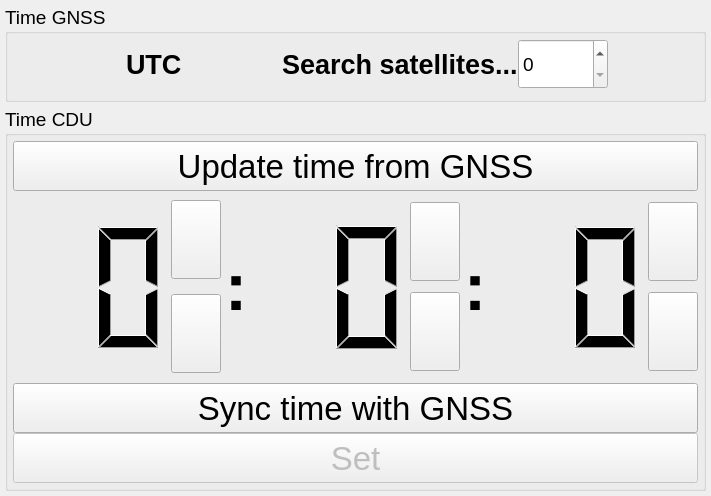
<?xml version="1.0" encoding="UTF-8"?>
<ui version="4.0">
 <class>SetTime</class>
 <widget class="QWidget" name="SetTime">
  <property name="geometry">
   <rect>
    <x>0</x>
    <y>0</y>
    <width>711</width>
    <height>496</height>
   </rect>
  </property>
  <property name="windowTitle">
   <string>Setting the time</string>
  </property>
  <layout class="QVBoxLayout" name="verticalLayout_5">
   <property name="spacing">
    <number>5</number>
   </property>
   <property name="leftMargin">
    <number>5</number>
   </property>
   <property name="topMargin">
    <number>5</number>
   </property>
   <property name="rightMargin">
    <number>5</number>
   </property>
   <property name="bottomMargin">
    <number>5</number>
   </property>
   <item>
    <widget class="QGroupBox" name="groupBox">
     <property name="font">
      <font>
       <pointsize>14</pointsize>
      </font>
     </property>
     <property name="title">
      <string>Time GNSS</string>
     </property>
     <layout class="QHBoxLayout" name="horizontalLayout_6">
      <property name="spacing">
       <number>0</number>
      </property>
      <property name="leftMargin">
       <number>5</number>
      </property>
      <property name="topMargin">
       <number>5</number>
      </property>
      <property name="rightMargin">
       <number>5</number>
      </property>
      <property name="bottomMargin">
       <number>10</number>
      </property>
      <item>
       <layout class="QHBoxLayout" name="horizontalLayout_3">
        <property name="bottomMargin">
         <number>0</number>
        </property>
        <item>
         <layout class="QHBoxLayout" name="horizontalLayout">
          <property name="spacing">
           <number>3</number>
          </property>
          <item>
           <widget class="QLabel" name="satelitteClockLabel">
            <property name="minimumSize">
             <size>
              <width>110</width>
              <height>0</height>
             </size>
            </property>
            <property name="font">
             <font>
              <pointsize>20</pointsize>
              <weight>75</weight>
              <bold>true</bold>
             </font>
            </property>
            <property name="text">
             <string/>
            </property>
           </widget>
          </item>
          <item>
           <widget class="QLabel" name="utcLabel">
            <property name="font">
             <font>
              <pointsize>20</pointsize>
              <weight>75</weight>
              <bold>true</bold>
             </font>
            </property>
            <property name="text">
             <string>UTC </string>
            </property>
           </widget>
          </item>
          <item>
           <widget class="QLabel" name="offsetLabel">
            <property name="minimumSize">
             <size>
              <width>50</width>
              <height>0</height>
             </size>
            </property>
            <property name="font">
             <font>
              <pointsize>20</pointsize>
              <weight>75</weight>
              <bold>true</bold>
             </font>
            </property>
            <property name="text">
             <string/>
            </property>
           </widget>
          </item>
          <item>
           <spacer name="horizontalSpacer">
            <property name="orientation">
             <enum>Qt::Horizontal</enum>
            </property>
            <property name="sizeType">
             <enum>QSizePolicy::MinimumExpanding</enum>
            </property>
            <property name="sizeHint" stdset="0">
             <size>
              <width>40</width>
              <height>20</height>
             </size>
            </property>
           </spacer>
          </item>
         </layout>
        </item>
        <item>
         <layout class="QHBoxLayout" name="horizontalLayout_2">
          <item>
           <widget class="QLabel" name="searchSatelliteLabel">
            <property name="sizePolicy">
             <sizepolicy hsizetype="MinimumExpanding" vsizetype="Preferred">
              <horstretch>0</horstretch>
              <verstretch>0</verstretch>
             </sizepolicy>
            </property>
            <property name="font">
             <font>
              <pointsize>20</pointsize>
              <weight>75</weight>
              <bold>true</bold>
             </font>
            </property>
            <property name="text">
             <string>Search satellites...</string>
            </property>
           </widget>
          </item>
         </layout>
        </item>
        <item>
         <layout class="QHBoxLayout" name="horizontalLayout_4">
          <item>
           <widget class="SpinBoxNumber" name="offsetSpinBox">
            <property name="sizePolicy">
             <sizepolicy hsizetype="Expanding" vsizetype="Preferred">
              <horstretch>0</horstretch>
              <verstretch>0</verstretch>
             </sizepolicy>
            </property>
            <property name="minimumSize">
             <size>
              <width>60</width>
              <height>50</height>
             </size>
            </property>
            <property name="maximumSize">
             <size>
              <width>16777215</width>
              <height>50</height>
             </size>
            </property>
           </widget>
          </item>
         </layout>
        </item>
        <item>
         <spacer name="horizontalSpacer_2">
          <property name="orientation">
           <enum>Qt::Horizontal</enum>
          </property>
          <property name="sizeType">
           <enum>QSizePolicy::MinimumExpanding</enum>
          </property>
          <property name="sizeHint" stdset="0">
           <size>
            <width>40</width>
            <height>20</height>
           </size>
          </property>
         </spacer>
        </item>
       </layout>
      </item>
     </layout>
    </widget>
   </item>
   <item>
    <widget class="QGroupBox" name="groupBox_2">
     <property name="font">
      <font>
       <pointsize>14</pointsize>
      </font>
     </property>
     <property name="title">
      <string>Time CDU</string>
     </property>
     <layout class="QVBoxLayout" name="verticalLayout">
      <property name="spacing">
       <number>0</number>
      </property>
      <property name="leftMargin">
       <number>5</number>
      </property>
      <property name="topMargin">
       <number>5</number>
      </property>
      <property name="rightMargin">
       <number>5</number>
      </property>
      <property name="bottomMargin">
       <number>5</number>
      </property>
      <item>
       <widget class="QPushButton" name="updateWithAutoTimeZoneButton">
        <property name="sizePolicy">
         <sizepolicy hsizetype="MinimumExpanding" vsizetype="Minimum">
          <horstretch>0</horstretch>
          <verstretch>0</verstretch>
         </sizepolicy>
        </property>
        <property name="minimumSize">
         <size>
          <width>0</width>
          <height>50</height>
         </size>
        </property>
        <property name="font">
         <font>
          <pointsize>25</pointsize>
         </font>
        </property>
        <property name="focusPolicy">
         <enum>Qt::NoFocus</enum>
        </property>
        <property name="text">
         <string>Update time from GNSS</string>
        </property>
       </widget>
      </item>
      <item>
       <layout class="QHBoxLayout" name="setClockLayout">
        <item>
         <widget class="QLCDNumber" name="setClockHoursLcdNumber">
          <property name="sizePolicy">
           <sizepolicy hsizetype="Minimum" vsizetype="Expanding">
            <horstretch>0</horstretch>
            <verstretch>0</verstretch>
           </sizepolicy>
          </property>
          <property name="minimumSize">
           <size>
            <width>0</width>
            <height>150</height>
           </size>
          </property>
          <property name="font">
           <font>
            <pointsize>9</pointsize>
           </font>
          </property>
          <property name="frameShape">
           <enum>QFrame::NoFrame</enum>
          </property>
          <property name="smallDecimalPoint">
           <bool>false</bool>
          </property>
          <property name="digitCount">
           <number>2</number>
          </property>
          <property name="segmentStyle">
           <enum>QLCDNumber::Filled</enum>
          </property>
         </widget>
        </item>
        <item>
         <layout class="QVBoxLayout" name="verticalLayout_2">
          <property name="spacing">
           <number>6</number>
          </property>
          <item>
           <widget class="QPushButton" name="setHoursUpPushButton">
            <property name="sizePolicy">
             <sizepolicy hsizetype="Minimum" vsizetype="Expanding">
              <horstretch>0</horstretch>
              <verstretch>0</verstretch>
             </sizepolicy>
            </property>
            <property name="minimumSize">
             <size>
              <width>50</width>
              <height>79</height>
             </size>
            </property>
            <property name="maximumSize">
             <size>
              <width>50</width>
              <height>79</height>
             </size>
            </property>
            <property name="font">
             <font>
              <pointsize>32</pointsize>
             </font>
            </property>
            <property name="focusPolicy">
             <enum>Qt::NoFocus</enum>
            </property>
            <property name="text">
             <string/>
            </property>
            <property name="icon">
             <iconset resource="../resources/resources.qrc">
              <normaloff>:/arrow_up_black_33x22.png</normaloff>:/arrow_up_black_33x22.png</iconset>
            </property>
            <property name="iconSize">
             <size>
              <width>24</width>
              <height>24</height>
             </size>
            </property>
            <property name="autoRepeat">
             <bool>true</bool>
            </property>
           </widget>
          </item>
          <item>
           <widget class="QPushButton" name="setHoursDownPushButton">
            <property name="sizePolicy">
             <sizepolicy hsizetype="Minimum" vsizetype="Expanding">
              <horstretch>0</horstretch>
              <verstretch>0</verstretch>
             </sizepolicy>
            </property>
            <property name="minimumSize">
             <size>
              <width>50</width>
              <height>79</height>
             </size>
            </property>
            <property name="maximumSize">
             <size>
              <width>50</width>
              <height>79</height>
             </size>
            </property>
            <property name="font">
             <font>
              <pointsize>32</pointsize>
             </font>
            </property>
            <property name="focusPolicy">
             <enum>Qt::NoFocus</enum>
            </property>
            <property name="text">
             <string/>
            </property>
            <property name="icon">
             <iconset resource="../resources/resources.qrc">
              <normaloff>:/arrow_down_black_33x22.png</normaloff>:/arrow_down_black_33x22.png</iconset>
            </property>
            <property name="iconSize">
             <size>
              <width>24</width>
              <height>24</height>
             </size>
            </property>
            <property name="autoRepeat">
             <bool>true</bool>
            </property>
           </widget>
          </item>
         </layout>
        </item>
        <item>
         <widget class="QLabel" name="doubleDotsLabel1">
          <property name="maximumSize">
           <size>
            <width>30</width>
            <height>16777215</height>
           </size>
          </property>
          <property name="font">
           <font>
            <pointsize>50</pointsize>
            <weight>75</weight>
            <bold>true</bold>
            <strikeout>false</strikeout>
            <stylestrategy>PreferAntialias</stylestrategy>
           </font>
          </property>
          <property name="text">
           <string>:</string>
          </property>
          <property name="alignment">
           <set>Qt::AlignCenter</set>
          </property>
         </widget>
        </item>
        <item>
         <widget class="QLCDNumber" name="setClockMinutesLcdNumber">
          <property name="sizePolicy">
           <sizepolicy hsizetype="Minimum" vsizetype="Expanding">
            <horstretch>0</horstretch>
            <verstretch>0</verstretch>
           </sizepolicy>
          </property>
          <property name="frameShape">
           <enum>QFrame::NoFrame</enum>
          </property>
          <property name="digitCount">
           <number>2</number>
          </property>
         </widget>
        </item>
        <item>
         <layout class="QVBoxLayout" name="verticalLayout_3">
          <item>
           <widget class="QPushButton" name="setMinutesUpPushButton">
            <property name="sizePolicy">
             <sizepolicy hsizetype="Minimum" vsizetype="Expanding">
              <horstretch>0</horstretch>
              <verstretch>0</verstretch>
             </sizepolicy>
            </property>
            <property name="minimumSize">
             <size>
              <width>50</width>
              <height>79</height>
             </size>
            </property>
            <property name="maximumSize">
             <size>
              <width>50</width>
              <height>79</height>
             </size>
            </property>
            <property name="font">
             <font>
              <pointsize>32</pointsize>
             </font>
            </property>
            <property name="focusPolicy">
             <enum>Qt::NoFocus</enum>
            </property>
            <property name="text">
             <string/>
            </property>
            <property name="icon">
             <iconset resource="../resources/resources.qrc">
              <normaloff>:/arrow_up_black_33x22.png</normaloff>:/arrow_up_black_33x22.png</iconset>
            </property>
            <property name="iconSize">
             <size>
              <width>24</width>
              <height>24</height>
             </size>
            </property>
            <property name="autoRepeat">
             <bool>true</bool>
            </property>
           </widget>
          </item>
          <item>
           <widget class="QPushButton" name="setMinutesDownPushButton">
            <property name="sizePolicy">
             <sizepolicy hsizetype="Minimum" vsizetype="Expanding">
              <horstretch>0</horstretch>
              <verstretch>0</verstretch>
             </sizepolicy>
            </property>
            <property name="minimumSize">
             <size>
              <width>50</width>
              <height>79</height>
             </size>
            </property>
            <property name="maximumSize">
             <size>
              <width>50</width>
              <height>79</height>
             </size>
            </property>
            <property name="font">
             <font>
              <pointsize>32</pointsize>
             </font>
            </property>
            <property name="focusPolicy">
             <enum>Qt::NoFocus</enum>
            </property>
            <property name="text">
             <string/>
            </property>
            <property name="icon">
             <iconset resource="../resources/resources.qrc">
              <normaloff>:/arrow_down_black_33x22.png</normaloff>:/arrow_down_black_33x22.png</iconset>
            </property>
            <property name="iconSize">
             <size>
              <width>24</width>
              <height>24</height>
             </size>
            </property>
            <property name="autoRepeat">
             <bool>true</bool>
            </property>
           </widget>
          </item>
         </layout>
        </item>
        <item>
         <widget class="QLabel" name="doubleDotsLabel2">
          <property name="maximumSize">
           <size>
            <width>30</width>
            <height>16777215</height>
           </size>
          </property>
          <property name="font">
           <font>
            <pointsize>50</pointsize>
            <weight>75</weight>
            <bold>true</bold>
            <strikeout>false</strikeout>
            <stylestrategy>PreferAntialias</stylestrategy>
           </font>
          </property>
          <property name="text">
           <string>:</string>
          </property>
          <property name="alignment">
           <set>Qt::AlignCenter</set>
          </property>
         </widget>
        </item>
        <item>
         <widget class="QLCDNumber" name="setClockSecondsLcdNumber">
          <property name="sizePolicy">
           <sizepolicy hsizetype="Minimum" vsizetype="Expanding">
            <horstretch>0</horstretch>
            <verstretch>0</verstretch>
           </sizepolicy>
          </property>
          <property name="frameShape">
           <enum>QFrame::NoFrame</enum>
          </property>
          <property name="digitCount">
           <number>2</number>
          </property>
         </widget>
        </item>
        <item>
         <layout class="QVBoxLayout" name="verticalLayout_4">
          <item>
           <widget class="QPushButton" name="setSecondsUpPushButton">
            <property name="sizePolicy">
             <sizepolicy hsizetype="Minimum" vsizetype="Expanding">
              <horstretch>0</horstretch>
              <verstretch>0</verstretch>
             </sizepolicy>
            </property>
            <property name="minimumSize">
             <size>
              <width>50</width>
              <height>79</height>
             </size>
            </property>
            <property name="maximumSize">
             <size>
              <width>50</width>
              <height>79</height>
             </size>
            </property>
            <property name="font">
             <font>
              <pointsize>32</pointsize>
             </font>
            </property>
            <property name="focusPolicy">
             <enum>Qt::NoFocus</enum>
            </property>
            <property name="text">
             <string/>
            </property>
            <property name="icon">
             <iconset resource="../resources/resources.qrc">
              <normaloff>:/arrow_up_black_33x22.png</normaloff>:/arrow_up_black_33x22.png</iconset>
            </property>
            <property name="iconSize">
             <size>
              <width>24</width>
              <height>24</height>
             </size>
            </property>
            <property name="autoRepeat">
             <bool>true</bool>
            </property>
           </widget>
          </item>
          <item>
           <widget class="QPushButton" name="setSecondsDownPushButton">
            <property name="sizePolicy">
             <sizepolicy hsizetype="Minimum" vsizetype="Expanding">
              <horstretch>0</horstretch>
              <verstretch>0</verstretch>
             </sizepolicy>
            </property>
            <property name="minimumSize">
             <size>
              <width>50</width>
              <height>79</height>
             </size>
            </property>
            <property name="maximumSize">
             <size>
              <width>50</width>
              <height>79</height>
             </size>
            </property>
            <property name="font">
             <font>
              <pointsize>32</pointsize>
             </font>
            </property>
            <property name="focusPolicy">
             <enum>Qt::NoFocus</enum>
            </property>
            <property name="text">
             <string/>
            </property>
            <property name="icon">
             <iconset resource="../resources/resources.qrc">
              <normaloff>:/arrow_down_black_33x22.png</normaloff>:/arrow_down_black_33x22.png</iconset>
            </property>
            <property name="iconSize">
             <size>
              <width>24</width>
              <height>24</height>
             </size>
            </property>
            <property name="autoRepeat">
             <bool>true</bool>
            </property>
           </widget>
          </item>
         </layout>
        </item>
       </layout>
      </item>
      <item>
       <widget class="QPushButton" name="updateWithManualTimeZoneButton">
        <property name="minimumSize">
         <size>
          <width>0</width>
          <height>50</height>
         </size>
        </property>
        <property name="font">
         <font>
          <pointsize>25</pointsize>
         </font>
        </property>
        <property name="focusPolicy">
         <enum>Qt::NoFocus</enum>
        </property>
        <property name="text">
         <string>Sync time with GNSS</string>
        </property>
       </widget>
      </item>
      <item>
       <widget class="QPushButton" name="okButton">
        <property name="enabled">
         <bool>false</bool>
        </property>
        <property name="minimumSize">
         <size>
          <width>0</width>
          <height>50</height>
         </size>
        </property>
        <property name="font">
         <font>
          <pointsize>25</pointsize>
         </font>
        </property>
        <property name="focusPolicy">
         <enum>Qt::NoFocus</enum>
        </property>
        <property name="text">
         <string>Set</string>
        </property>
       </widget>
      </item>
     </layout>
    </widget>
   </item>
  </layout>
 </widget>
 <customwidgets>
  <customwidget>
   <class>SpinBoxNumber</class>
   <extends>QSpinBox</extends>
   <header>spinboxnumber.h</header>
   <container>1</container>
  </customwidget>
 </customwidgets>
 <resources>
  <include location="../resources/resources.qrc"/>
 </resources>
 <connections/>
</ui>
